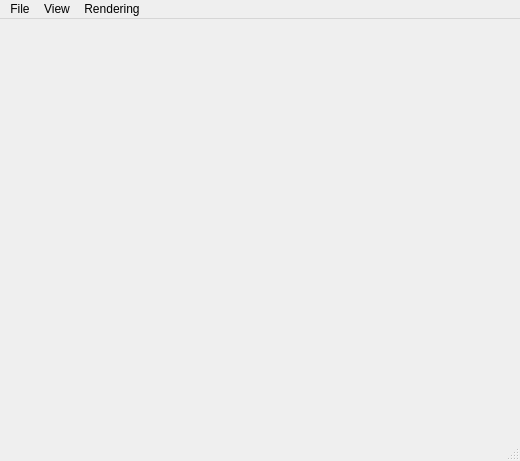
<?xml version="1.0" encoding="UTF-8"?>
<ui version="4.0">
 <author>Martin Aumueller &lt;aumueller@uni-koeln.de&gt;</author>
 <class>ApplicationWindow</class>
 <widget class="QMainWindow" name="ApplicationWindow">
  <property name="geometry">
   <rect>
    <x>0</x>
    <y>0</y>
    <width>520</width>
    <height>461</height>
   </rect>
  </property>
  <property name="windowTitle">
   <string>Aufgabe 5: &quot;Jeros CUDA Realtime Raytracer!&quot;</string>
  </property>
  <widget class="QWidget" name="centralwidget"/>
  <widget class="QMenuBar" name="menubar">
   <property name="geometry">
    <rect>
     <x>0</x>
     <y>0</y>
     <width>520</width>
     <height>18</height>
    </rect>
   </property>
   <widget class="QMenu" name="menuFile">
    <property name="title">
     <string>File</string>
    </property>
    <addaction name="actionLoadFile"/>
    <addaction name="separator"/>
    <addaction name="actionQuit"/>
   </widget>
   <widget class="QMenu" name="menuView">
    <property name="title">
     <string>View</string>
    </property>
    <addaction name="actionAnimate"/>
   </widget>
   <widget class="QMenu" name="menuRendering">
    <property name="title">
     <string>Rendering</string>
    </property>
    <addaction name="actionGPU"/>
    <addaction name="actionAntialiasing"/>
   </widget>
   <addaction name="menuFile"/>
   <addaction name="menuView"/>
   <addaction name="menuRendering"/>
  </widget>
  <widget class="QStatusBar" name="statusbar"/>
  <action name="actionResetCamera">
   <property name="text">
    <string>Reset Camera</string>
   </property>
   <property name="shortcut">
    <string>Ctrl+R</string>
   </property>
   <property name="menuRole">
    <enum>QAction::TextHeuristicRole</enum>
   </property>
  </action>
  <action name="actionQuit">
   <property name="text">
    <string>Quit</string>
   </property>
   <property name="menuRole">
    <enum>QAction::QuitRole</enum>
   </property>
  </action>
  <action name="actionLoadFile">
   <property name="text">
    <string>Open</string>
   </property>
   <property name="toolTip">
    <string>Load Model File</string>
   </property>
   <property name="shortcut">
    <string>Ctrl+O</string>
   </property>
   <property name="menuRole">
    <enum>QAction::TextHeuristicRole</enum>
   </property>
  </action>
  <action name="actionAnimate">
   <property name="checkable">
    <bool>true</bool>
   </property>
   <property name="text">
    <string>Animate</string>
   </property>
   <property name="toolTip">
    <string>Render Continuously</string>
   </property>
   <property name="shortcut">
    <string>Ctrl+M</string>
   </property>
  </action>
  <action name="actionResetLight">
   <property name="text">
    <string>Reset Light</string>
   </property>
   <property name="toolTip">
    <string>Reset Light</string>
   </property>
   <property name="shortcut">
    <string>Ctrl+L</string>
   </property>
   <property name="menuRole">
    <enum>QAction::TextHeuristicRole</enum>
   </property>
  </action>
  <action name="actionGPU">
   <property name="checkable">
    <bool>true</bool>
   </property>
   <property name="text">
    <string>GPU</string>
   </property>
  </action>
  <action name="actionAntialiasing">
   <property name="checkable">
    <bool>true</bool>
   </property>
   <property name="text">
    <string>Antialiasing</string>
   </property>
  </action>
 </widget>
 <resources/>
 <connections/>
</ui>
